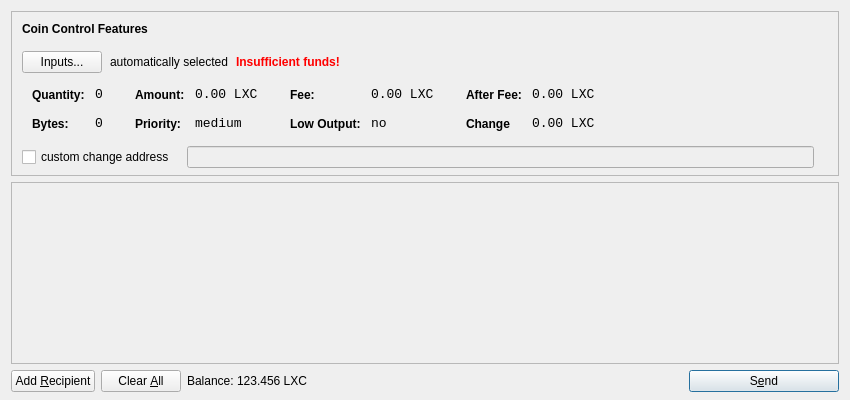
<?xml version="1.0" encoding="UTF-8"?>
<ui version="4.0">
 <class>SendCoinsDialog</class>
 <widget class="QDialog" name="SendCoinsDialog">
  <property name="geometry">
   <rect>
    <x>0</x>
    <y>0</y>
    <width>850</width>
    <height>400</height>
   </rect>
  </property>
  <property name="windowTitle">
   <string>Send Coins</string>
  </property>
  <layout class="QVBoxLayout" name="verticalLayout" stretch="0,1,0">
   <property name="bottomMargin">
    <number>8</number>
   </property>
   <item>
    <widget class="QFrame" name="frameCoinControl">
     <property name="sizePolicy">
      <sizepolicy hsizetype="Expanding" vsizetype="Expanding">
       <horstretch>0</horstretch>
       <verstretch>0</verstretch>
      </sizepolicy>
     </property>
     <property name="maximumSize">
      <size>
       <width>16777215</width>
       <height>16777215</height>
      </size>
     </property>
     <property name="frameShape">
      <enum>QFrame::StyledPanel</enum>
     </property>
     <property name="frameShadow">
      <enum>QFrame::Sunken</enum>
     </property>
     <layout class="QVBoxLayout" name="verticalLayoutCoinControl2">
      <property name="spacing">
       <number>-1</number>
      </property>
      <property name="leftMargin">
       <number>0</number>
      </property>
      <property name="topMargin">
       <number>0</number>
      </property>
      <property name="rightMargin">
       <number>0</number>
      </property>
      <property name="bottomMargin">
       <number>6</number>
      </property>
      <item>
       <layout class="QVBoxLayout" name="verticalLayoutCoinControl" stretch="0,0,0,0,1">
        <property name="spacing">
         <number>0</number>
        </property>
        <property name="leftMargin">
         <number>10</number>
        </property>
        <property name="topMargin">
         <number>10</number>
        </property>
        <item>
         <layout class="QHBoxLayout" name="horizontalLayoutCoinControl1">
          <property name="bottomMargin">
           <number>15</number>
          </property>
          <item>
           <widget class="QLabel" name="labelCoinControlFeatures">
            <property name="sizePolicy">
             <sizepolicy hsizetype="Preferred" vsizetype="Maximum">
              <horstretch>0</horstretch>
              <verstretch>0</verstretch>
             </sizepolicy>
            </property>
            <property name="font">
             <font>
              <weight>75</weight>
              <bold>true</bold>
             </font>
            </property>
            <property name="styleSheet">
             <string notr="true">font-weight:bold;</string>
            </property>
            <property name="text">
             <string>Coin Control Features</string>
            </property>
           </widget>
          </item>
         </layout>
        </item>
        <item>
         <layout class="QHBoxLayout" name="horizontalLayoutCoinControl2" stretch="0,0,0,0">
          <property name="spacing">
           <number>8</number>
          </property>
          <property name="bottomMargin">
           <number>10</number>
          </property>
          <item>
           <widget class="QPushButton" name="pushButtonCoinControl">
            <property name="styleSheet">
             <string notr="true"/>
            </property>
            <property name="text">
             <string>Inputs...</string>
            </property>
           </widget>
          </item>
          <item>
           <widget class="QLabel" name="labelCoinControlAutomaticallySelected">
            <property name="text">
             <string>automatically selected</string>
            </property>
            <property name="margin">
             <number>5</number>
            </property>
           </widget>
          </item>
          <item>
           <widget class="QLabel" name="labelCoinControlInsuffFunds">
            <property name="font">
             <font>
              <weight>75</weight>
              <bold>true</bold>
             </font>
            </property>
            <property name="styleSheet">
             <string notr="true">color:red;font-weight:bold;</string>
            </property>
            <property name="text">
             <string>Insufficient funds!</string>
            </property>
            <property name="margin">
             <number>5</number>
            </property>
           </widget>
          </item>
          <item>
           <spacer name="horizontalSpacerCoinControl">
            <property name="orientation">
             <enum>Qt::Horizontal</enum>
            </property>
            <property name="sizeHint" stdset="0">
             <size>
              <width>40</width>
              <height>1</height>
             </size>
            </property>
           </spacer>
          </item>
         </layout>
        </item>
        <item>
         <widget class="QWidget" name="widgetCoinControl" native="true">
          <property name="sizePolicy">
           <sizepolicy hsizetype="Preferred" vsizetype="Preferred">
            <horstretch>0</horstretch>
            <verstretch>0</verstretch>
           </sizepolicy>
          </property>
          <property name="minimumSize">
           <size>
            <width>0</width>
            <height>0</height>
           </size>
          </property>
          <property name="styleSheet">
           <string notr="true"/>
          </property>
          <layout class="QHBoxLayout" name="horizontalLayoutCoinControl5">
           <property name="margin">
            <number>0</number>
           </property>
           <item>
            <layout class="QHBoxLayout" name="horizontalLayoutCoinControl3" stretch="0,0,0,1">
             <property name="spacing">
              <number>20</number>
             </property>
             <property name="topMargin">
              <number>0</number>
             </property>
             <property name="bottomMargin">
              <number>10</number>
             </property>
             <item>
              <layout class="QFormLayout" name="formLayoutCoinControl1">
               <property name="horizontalSpacing">
                <number>10</number>
               </property>
               <property name="verticalSpacing">
                <number>14</number>
               </property>
               <property name="leftMargin">
                <number>10</number>
               </property>
               <property name="topMargin">
                <number>4</number>
               </property>
               <property name="rightMargin">
                <number>6</number>
               </property>
               <item row="0" column="0">
                <widget class="QLabel" name="labelCoinControlQuantityText">
                 <property name="styleSheet">
                  <string notr="true">font-weight:bold;</string>
                 </property>
                 <property name="text">
                  <string>Quantity:</string>
                 </property>
                 <property name="margin">
                  <number>0</number>
                 </property>
                </widget>
               </item>
               <item row="0" column="1">
                <widget class="QLabel" name="labelCoinControlQuantity">
                 <property name="font">
                  <font>
                   <family>Monospace</family>
                   <pointsize>10</pointsize>
                  </font>
                 </property>
                 <property name="cursor">
                  <cursorShape>IBeamCursor</cursorShape>
                 </property>
                 <property name="contextMenuPolicy">
                  <enum>Qt::ActionsContextMenu</enum>
                 </property>
                 <property name="text">
                  <string>0</string>
                 </property>
                 <property name="margin">
                  <number>0</number>
                 </property>
                 <property name="textInteractionFlags">
                  <set>Qt::LinksAccessibleByMouse|Qt::TextSelectableByKeyboard|Qt::TextSelectableByMouse</set>
                 </property>
                </widget>
               </item>
               <item row="1" column="0">
                <widget class="QLabel" name="labelCoinControlBytesText">
                 <property name="styleSheet">
                  <string notr="true">font-weight:bold;</string>
                 </property>
                 <property name="text">
                  <string>Bytes:</string>
                 </property>
                </widget>
               </item>
               <item row="1" column="1">
                <widget class="QLabel" name="labelCoinControlBytes">
                 <property name="font">
                  <font>
                   <family>Monospace</family>
                   <pointsize>10</pointsize>
                  </font>
                 </property>
                 <property name="cursor">
                  <cursorShape>IBeamCursor</cursorShape>
                 </property>
                 <property name="contextMenuPolicy">
                  <enum>Qt::ActionsContextMenu</enum>
                 </property>
                 <property name="text">
                  <string>0</string>
                 </property>
                 <property name="textInteractionFlags">
                  <set>Qt::LinksAccessibleByMouse|Qt::TextSelectableByKeyboard|Qt::TextSelectableByMouse</set>
                 </property>
                </widget>
               </item>
              </layout>
             </item>
             <item>
              <layout class="QFormLayout" name="formLayoutCoinControl2">
               <property name="horizontalSpacing">
                <number>10</number>
               </property>
               <property name="verticalSpacing">
                <number>14</number>
               </property>
               <property name="leftMargin">
                <number>6</number>
               </property>
               <property name="topMargin">
                <number>4</number>
               </property>
               <property name="rightMargin">
                <number>6</number>
               </property>
               <item row="0" column="0">
                <widget class="QLabel" name="labelCoinControlAmountText">
                 <property name="styleSheet">
                  <string notr="true">font-weight:bold;</string>
                 </property>
                 <property name="text">
                  <string>Amount:</string>
                 </property>
                 <property name="margin">
                  <number>0</number>
                 </property>
                </widget>
               </item>
               <item row="0" column="1">
                <widget class="QLabel" name="labelCoinControlAmount">
                 <property name="font">
                  <font>
                   <family>Monospace</family>
                   <pointsize>10</pointsize>
                  </font>
                 </property>
                 <property name="cursor">
                  <cursorShape>IBeamCursor</cursorShape>
                 </property>
                 <property name="contextMenuPolicy">
                  <enum>Qt::ActionsContextMenu</enum>
                 </property>
                 <property name="text">
                  <string>0.00 LXC</string>
                 </property>
                 <property name="textInteractionFlags">
                  <set>Qt::LinksAccessibleByMouse|Qt::TextSelectableByKeyboard|Qt::TextSelectableByMouse</set>
                 </property>
                </widget>
               </item>
               <item row="1" column="0">
                <widget class="QLabel" name="labelCoinControlPriorityText">
                 <property name="styleSheet">
                  <string notr="true">font-weight:bold;</string>
                 </property>
                 <property name="text">
                  <string>Priority:</string>
                 </property>
                </widget>
               </item>
               <item row="1" column="1">
                <widget class="QLabel" name="labelCoinControlPriority">
                 <property name="font">
                  <font>
                   <family>Monospace</family>
                   <pointsize>10</pointsize>
                  </font>
                 </property>
                 <property name="cursor">
                  <cursorShape>IBeamCursor</cursorShape>
                 </property>
                 <property name="contextMenuPolicy">
                  <enum>Qt::ActionsContextMenu</enum>
                 </property>
                 <property name="text">
                  <string>medium</string>
                 </property>
                 <property name="textInteractionFlags">
                  <set>Qt::LinksAccessibleByMouse|Qt::TextSelectableByKeyboard|Qt::TextSelectableByMouse</set>
                 </property>
                </widget>
               </item>
              </layout>
             </item>
             <item>
              <layout class="QFormLayout" name="formLayoutCoinControl3">
               <property name="horizontalSpacing">
                <number>10</number>
               </property>
               <property name="verticalSpacing">
                <number>14</number>
               </property>
               <property name="leftMargin">
                <number>6</number>
               </property>
               <property name="topMargin">
                <number>4</number>
               </property>
               <property name="rightMargin">
                <number>6</number>
               </property>
               <item row="0" column="0">
                <widget class="QLabel" name="labelCoinControlFeeText">
                 <property name="styleSheet">
                  <string notr="true">font-weight:bold;</string>
                 </property>
                 <property name="text">
                  <string>Fee:</string>
                 </property>
                 <property name="margin">
                  <number>0</number>
                 </property>
                </widget>
               </item>
               <item row="0" column="1">
                <widget class="QLabel" name="labelCoinControlFee">
                 <property name="font">
                  <font>
                   <family>Monospace</family>
                   <pointsize>10</pointsize>
                  </font>
                 </property>
                 <property name="cursor">
                  <cursorShape>IBeamCursor</cursorShape>
                 </property>
                 <property name="contextMenuPolicy">
                  <enum>Qt::ActionsContextMenu</enum>
                 </property>
                 <property name="text">
                  <string>0.00 LXC</string>
                 </property>
                 <property name="textInteractionFlags">
                  <set>Qt::LinksAccessibleByMouse|Qt::TextSelectableByKeyboard|Qt::TextSelectableByMouse</set>
                 </property>
                </widget>
               </item>
               <item row="1" column="0">
                <widget class="QLabel" name="labelCoinControlLowOutputText">
                 <property name="styleSheet">
                  <string notr="true">font-weight:bold;</string>
                 </property>
                 <property name="text">
                  <string>Low Output:</string>
                 </property>
                </widget>
               </item>
               <item row="1" column="1">
                <widget class="QLabel" name="labelCoinControlLowOutput">
                 <property name="font">
                  <font>
                   <family>Monospace</family>
                   <pointsize>10</pointsize>
                  </font>
                 </property>
                 <property name="cursor">
                  <cursorShape>IBeamCursor</cursorShape>
                 </property>
                 <property name="contextMenuPolicy">
                  <enum>Qt::ActionsContextMenu</enum>
                 </property>
                 <property name="text">
                  <string>no</string>
                 </property>
                 <property name="textInteractionFlags">
                  <set>Qt::LinksAccessibleByMouse|Qt::TextSelectableByKeyboard|Qt::TextSelectableByMouse</set>
                 </property>
                </widget>
               </item>
              </layout>
             </item>
             <item>
              <layout class="QFormLayout" name="formLayoutCoinControl4">
               <property name="horizontalSpacing">
                <number>10</number>
               </property>
               <property name="verticalSpacing">
                <number>14</number>
               </property>
               <property name="leftMargin">
                <number>6</number>
               </property>
               <property name="topMargin">
                <number>4</number>
               </property>
               <property name="rightMargin">
                <number>6</number>
               </property>
               <item row="0" column="0">
                <widget class="QLabel" name="labelCoinControlAfterFeeText">
                 <property name="styleSheet">
                  <string notr="true">font-weight:bold;</string>
                 </property>
                 <property name="text">
                  <string>After Fee:</string>
                 </property>
                 <property name="margin">
                  <number>0</number>
                 </property>
                </widget>
               </item>
               <item row="0" column="1">
                <widget class="QLabel" name="labelCoinControlAfterFee">
                 <property name="font">
                  <font>
                   <family>Monospace</family>
                   <pointsize>10</pointsize>
                  </font>
                 </property>
                 <property name="cursor">
                  <cursorShape>IBeamCursor</cursorShape>
                 </property>
                 <property name="contextMenuPolicy">
                  <enum>Qt::ActionsContextMenu</enum>
                 </property>
                 <property name="text">
                  <string>0.00 LXC</string>
                 </property>
                 <property name="textInteractionFlags">
                  <set>Qt::LinksAccessibleByMouse|Qt::TextSelectableByKeyboard|Qt::TextSelectableByMouse</set>
                 </property>
                </widget>
               </item>
               <item row="1" column="0">
                <widget class="QLabel" name="labelCoinControlChangeText">
                 <property name="styleSheet">
                  <string notr="true">font-weight:bold;</string>
                 </property>
                 <property name="text">
                  <string>Change</string>
                 </property>
                </widget>
               </item>
               <item row="1" column="1">
                <widget class="QLabel" name="labelCoinControlChange">
                 <property name="font">
                  <font>
                   <family>Monospace</family>
                   <pointsize>10</pointsize>
                  </font>
                 </property>
                 <property name="cursor">
                  <cursorShape>IBeamCursor</cursorShape>
                 </property>
                 <property name="contextMenuPolicy">
                  <enum>Qt::ActionsContextMenu</enum>
                 </property>
                 <property name="text">
                  <string>0.00 LXC</string>
                 </property>
                 <property name="textInteractionFlags">
                  <set>Qt::LinksAccessibleByMouse|Qt::TextSelectableByKeyboard|Qt::TextSelectableByMouse</set>
                 </property>
                </widget>
               </item>
              </layout>
             </item>
            </layout>
           </item>
          </layout>
         </widget>
        </item>
        <item>
         <layout class="QHBoxLayout" name="horizontalLayoutCoinControl4" stretch="0,0,0">
          <property name="spacing">
           <number>12</number>
          </property>
          <property name="sizeConstraint">
           <enum>QLayout::SetDefaultConstraint</enum>
          </property>
          <property name="topMargin">
           <number>5</number>
          </property>
          <property name="rightMargin">
           <number>5</number>
          </property>
          <item>
           <widget class="QCheckBox" name="checkBoxCoinControlChange">
            <property name="text">
             <string>custom change address</string>
            </property>
           </widget>
          </item>
          <item>
           <widget class="QLineEdit" name="lineEditCoinControlChange">
            <property name="enabled">
             <bool>false</bool>
            </property>
            <property name="sizePolicy">
             <sizepolicy hsizetype="Expanding" vsizetype="Fixed">
              <horstretch>0</horstretch>
              <verstretch>0</verstretch>
             </sizepolicy>
            </property>
           </widget>
          </item>
          <item>
           <widget class="QLabel" name="labelCoinControlChangeLabel">
            <property name="sizePolicy">
             <sizepolicy hsizetype="Preferred" vsizetype="Expanding">
              <horstretch>0</horstretch>
              <verstretch>0</verstretch>
             </sizepolicy>
            </property>
            <property name="minimumSize">
             <size>
              <width>0</width>
              <height>0</height>
             </size>
            </property>
            <property name="text">
             <string/>
            </property>
            <property name="margin">
             <number>3</number>
            </property>
           </widget>
          </item>
         </layout>
        </item>
        <item>
         <spacer name="verticalSpacerCoinControl">
          <property name="orientation">
           <enum>Qt::Vertical</enum>
          </property>
          <property name="sizeHint" stdset="0">
           <size>
            <width>800</width>
            <height>1</height>
           </size>
          </property>
         </spacer>
        </item>
       </layout>
      </item>
     </layout>
    </widget>
   </item>
   <item>
    <widget class="QScrollArea" name="scrollArea">
     <property name="widgetResizable">
      <bool>true</bool>
     </property>
     <widget class="QWidget" name="scrollAreaWidgetContents">
      <property name="geometry">
       <rect>
        <x>0</x>
        <y>0</y>
        <width>830</width>
        <height>165</height>
       </rect>
      </property>
      <layout class="QVBoxLayout" name="verticalLayout_2">
       <property name="margin">
        <number>0</number>
       </property>
       <item>
        <layout class="QVBoxLayout" name="entries">
         <property name="spacing">
          <number>6</number>
         </property>
        </layout>
       </item>
       <item>
        <spacer name="verticalSpacer">
         <property name="orientation">
          <enum>Qt::Vertical</enum>
         </property>
         <property name="sizeHint" stdset="0">
          <size>
           <width>20</width>
           <height>40</height>
          </size>
         </property>
        </spacer>
       </item>
      </layout>
     </widget>
    </widget>
   </item>
   <item>
    <layout class="QHBoxLayout" name="horizontalLayout">
     <item>
      <widget class="QPushButton" name="addButton">
       <property name="toolTip">
        <string>Send to multiple recipients at once</string>
       </property>
       <property name="text">
        <string>Add &amp;Recipient</string>
       </property>
       <property name="icon">
        <iconset resource="../bitcoin.qrc">
         <normaloff>:/icons/add</normaloff>:/icons/add</iconset>
       </property>
       <property name="autoDefault">
        <bool>false</bool>
       </property>
      </widget>
     </item>
     <item>
      <widget class="QPushButton" name="clearButton">
       <property name="sizePolicy">
        <sizepolicy hsizetype="Minimum" vsizetype="Fixed">
         <horstretch>0</horstretch>
         <verstretch>0</verstretch>
        </sizepolicy>
       </property>
       <property name="toolTip">
        <string>Remove all transaction fields</string>
       </property>
       <property name="text">
        <string>Clear &amp;All</string>
       </property>
       <property name="icon">
        <iconset resource="../bitcoin.qrc">
         <normaloff>:/icons/remove</normaloff>:/icons/remove</iconset>
       </property>
       <property name="autoRepeatDelay">
        <number>300</number>
       </property>
       <property name="autoDefault">
        <bool>false</bool>
       </property>
      </widget>
     </item>
     <item>
      <layout class="QHBoxLayout" name="horizontalLayout_2">
       <property name="spacing">
        <number>3</number>
       </property>
       <item>
        <widget class="QLabel" name="label">
         <property name="sizePolicy">
          <sizepolicy hsizetype="Preferred" vsizetype="Fixed">
           <horstretch>0</horstretch>
           <verstretch>0</verstretch>
          </sizepolicy>
         </property>
         <property name="text">
          <string>Balance:</string>
         </property>
        </widget>
       </item>
       <item>
        <widget class="QLabel" name="labelBalance">
         <property name="sizePolicy">
          <sizepolicy hsizetype="Preferred" vsizetype="Fixed">
           <horstretch>0</horstretch>
           <verstretch>0</verstretch>
          </sizepolicy>
         </property>
         <property name="cursor">
          <cursorShape>IBeamCursor</cursorShape>
         </property>
         <property name="text">
          <string>123.456 LXC</string>
         </property>
         <property name="textInteractionFlags">
          <set>Qt::LinksAccessibleByMouse|Qt::TextSelectableByKeyboard|Qt::TextSelectableByMouse</set>
         </property>
        </widget>
       </item>
      </layout>
     </item>
     <item>
      <spacer name="horizontalSpacer">
       <property name="orientation">
        <enum>Qt::Horizontal</enum>
       </property>
       <property name="sizeHint" stdset="0">
        <size>
         <width>40</width>
         <height>20</height>
        </size>
       </property>
      </spacer>
     </item>
     <item>
      <widget class="QPushButton" name="sendButton">
       <property name="minimumSize">
        <size>
         <width>150</width>
         <height>0</height>
        </size>
       </property>
       <property name="toolTip">
        <string>Confirm the send action</string>
       </property>
       <property name="text">
        <string>S&amp;end</string>
       </property>
       <property name="icon">
        <iconset resource="../bitcoin.qrc">
         <normaloff>:/icons/send</normaloff>:/icons/send</iconset>
       </property>
       <property name="default">
        <bool>true</bool>
       </property>
      </widget>
     </item>
    </layout>
   </item>
  </layout>
 </widget>
 <resources>
  <include location="../bitcoin.qrc"/>
 </resources>
 <connections/>
</ui>
